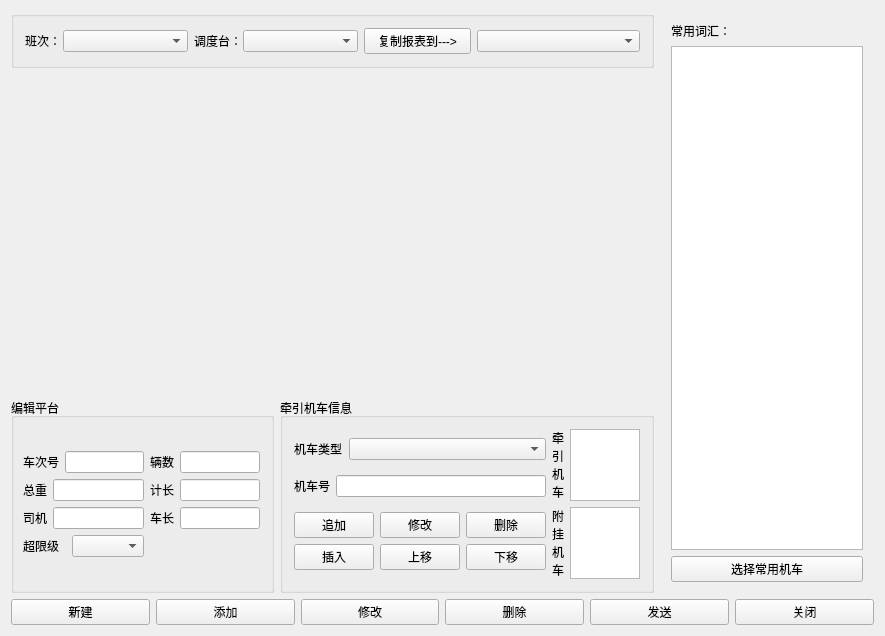
<?xml version="1.0" encoding="UTF-8"?>
<ui version="4.0">
 <class>QuickReportKSKClass</class>
 <widget class="QWidget" name="QuickReportKSKClass">
  <property name="geometry">
   <rect>
    <x>0</x>
    <y>0</y>
    <width>885</width>
    <height>636</height>
   </rect>
  </property>
  <property name="windowTitle">
   <string>QuickReportKSK</string>
  </property>
  <layout class="QVBoxLayout" name="verticalLayout_4">
   <item>
    <layout class="QHBoxLayout" name="horizontalLayout_2" stretch="3,1">
     <item>
      <layout class="QVBoxLayout" name="verticalLayout_3" stretch="0,2,1">
       <item>
        <widget class="QGroupBox" name="groupBox">
         <property name="title">
          <string/>
         </property>
         <layout class="QHBoxLayout" name="horizontalLayout_10">
          <item>
           <layout class="QHBoxLayout" name="horizontalLayout_9">
            <item>
             <layout class="QHBoxLayout" name="horizontalLayout_7">
              <item>
               <widget class="QLabel" name="label_5">
                <property name="maximumSize">
                 <size>
                  <width>32</width>
                  <height>16777215</height>
                 </size>
                </property>
                <property name="text">
                 <string>班次：</string>
                </property>
               </widget>
              </item>
              <item>
               <widget class="QComboBox" name="Shift"/>
              </item>
             </layout>
            </item>
            <item>
             <layout class="QHBoxLayout" name="horizontalLayout_4">
              <item>
               <widget class="QLabel" name="label_2">
                <property name="maximumSize">
                 <size>
                  <width>43</width>
                  <height>16777215</height>
                 </size>
                </property>
                <property name="text">
                 <string>调度台：</string>
                </property>
               </widget>
              </item>
              <item>
               <widget class="QComboBox" name="Dispatchconsole"/>
              </item>
             </layout>
            </item>
            <item>
             <widget class="QPushButton" name="copy">
              <property name="maximumSize">
               <size>
                <width>107</width>
                <height>16777215</height>
               </size>
              </property>
              <property name="text">
               <string>复制报表到---&gt;</string>
              </property>
             </widget>
            </item>
            <item>
             <layout class="QHBoxLayout" name="horizontalLayout_8">
              <item>
               <widget class="QComboBox" name="Copyrepot"/>
              </item>
             </layout>
            </item>
           </layout>
          </item>
         </layout>
        </widget>
       </item>
       <item>
        <layout class="QVBoxLayout" name="verticalLayout" stretch="0">
         <item>
          <widget class="QWidget" name="tablewidget" native="true">
           <layout class="QVBoxLayout" name="verticalLayout_11"/>
          </widget>
         </item>
        </layout>
       </item>
       <item>
        <layout class="QHBoxLayout" name="horizontalLayout" stretch="1,1">
         <item>
          <widget class="QGroupBox" name="groupBox_3">
           <property name="title">
            <string>编辑平台</string>
           </property>
           <layout class="QVBoxLayout" name="verticalLayout_7">
            <property name="leftMargin">
             <number>9</number>
            </property>
            <item>
             <layout class="QHBoxLayout" name="horizontalLayout_17">
              <item>
               <layout class="QVBoxLayout" name="verticalLayout_5">
                <item>
                 <layout class="QHBoxLayout" name="horizontalLayout_11">
                  <item>
                   <widget class="QLabel" name="label_7">
                    <property name="text">
                     <string>车次号</string>
                    </property>
                   </widget>
                  </item>
                  <item>
                   <widget class="QLineEdit" name="TrainId"/>
                  </item>
                 </layout>
                </item>
                <item>
                 <layout class="QHBoxLayout" name="horizontalLayout_13">
                  <item>
                   <widget class="QLabel" name="label_9">
                    <property name="text">
                     <string>总重</string>
                    </property>
                   </widget>
                  </item>
                  <item>
                   <widget class="QLineEdit" name="Totalweight"/>
                  </item>
                 </layout>
                </item>
                <item>
                 <layout class="QHBoxLayout" name="horizontalLayout_15">
                  <item>
                   <widget class="QLabel" name="label_11">
                    <property name="text">
                     <string>司机</string>
                    </property>
                   </widget>
                  </item>
                  <item>
                   <widget class="QLineEdit" name="Driver"/>
                  </item>
                 </layout>
                </item>
                <item>
                 <layout class="QHBoxLayout" name="horizontalLayout_18">
                  <item>
                   <widget class="QLabel" name="label_13">
                    <property name="text">
                     <string>超限级</string>
                    </property>
                   </widget>
                  </item>
                  <item>
                   <widget class="QComboBox" name="overlimit"/>
                  </item>
                 </layout>
                </item>
               </layout>
              </item>
              <item>
               <layout class="QVBoxLayout" name="verticalLayout_6">
                <property name="bottomMargin">
                 <number>28</number>
                </property>
                <item>
                 <layout class="QHBoxLayout" name="horizontalLayout_12">
                  <item>
                   <widget class="QLabel" name="label_8">
                    <property name="text">
                     <string>辆数</string>
                    </property>
                   </widget>
                  </item>
                  <item>
                   <widget class="QLineEdit" name="TrainNumber"/>
                  </item>
                 </layout>
                </item>
                <item>
                 <layout class="QHBoxLayout" name="horizontalLayout_14">
                  <item>
                   <widget class="QLabel" name="label_10">
                    <property name="text">
                     <string>计长</string>
                    </property>
                   </widget>
                  </item>
                  <item>
                   <widget class="QLineEdit" name="Conductor"/>
                  </item>
                 </layout>
                </item>
                <item>
                 <layout class="QHBoxLayout" name="horizontalLayout_16">
                  <item>
                   <widget class="QLabel" name="label_12">
                    <property name="text">
                     <string>车长</string>
                    </property>
                   </widget>
                  </item>
                  <item>
                   <widget class="QLineEdit" name="lineEdit_6"/>
                  </item>
                 </layout>
                </item>
               </layout>
              </item>
             </layout>
            </item>
           </layout>
          </widget>
         </item>
         <item>
          <widget class="QGroupBox" name="groupBox_2">
           <property name="title">
            <string>牵引机车信息</string>
           </property>
           <layout class="QHBoxLayout" name="horizontalLayout_25">
            <item>
             <layout class="QVBoxLayout" name="verticalLayout_9">
              <item>
               <layout class="QHBoxLayout" name="horizontalLayout_19" stretch="1,4">
                <item>
                 <widget class="QLabel" name="label_18">
                  <property name="text">
                   <string>机车类型</string>
                  </property>
                 </widget>
                </item>
                <item>
                 <widget class="QComboBox" name="TrainType"/>
                </item>
               </layout>
              </item>
              <item>
               <layout class="QHBoxLayout" name="horizontalLayout_20">
                <item>
                 <widget class="QLabel" name="label_15">
                  <property name="text">
                   <string>机车号</string>
                  </property>
                 </widget>
                </item>
                <item>
                 <widget class="QLineEdit" name="Locomotivenumber"/>
                </item>
               </layout>
              </item>
              <item>
               <layout class="QVBoxLayout" name="verticalLayout_8">
                <item>
                 <layout class="QHBoxLayout" name="horizontalLayout_21">
                  <item>
                   <widget class="QPushButton" name="add_2">
                    <property name="text">
                     <string>追加</string>
                    </property>
                   </widget>
                  </item>
                  <item>
                   <widget class="QPushButton" name="edit_2">
                    <property name="text">
                     <string>修改</string>
                    </property>
                   </widget>
                  </item>
                  <item>
                   <widget class="QPushButton" name="del_2">
                    <property name="text">
                     <string>删除</string>
                    </property>
                   </widget>
                  </item>
                 </layout>
                </item>
                <item>
                 <layout class="QHBoxLayout" name="horizontalLayout_22">
                  <item>
                   <widget class="QPushButton" name="inster">
                    <property name="text">
                     <string>插入</string>
                    </property>
                   </widget>
                  </item>
                  <item>
                   <widget class="QPushButton" name="Up">
                    <property name="text">
                     <string>上移</string>
                    </property>
                   </widget>
                  </item>
                  <item>
                   <widget class="QPushButton" name="Down">
                    <property name="text">
                     <string>下移</string>
                    </property>
                   </widget>
                  </item>
                 </layout>
                </item>
               </layout>
              </item>
             </layout>
            </item>
            <item>
             <layout class="QVBoxLayout" name="verticalLayout_10">
              <item>
               <layout class="QHBoxLayout" name="horizontalLayout_24">
                <item>
                 <widget class="QLabel" name="label_16">
                  <property name="styleSheet">
                   <string notr="true">writing-mode: vertical-lr;</string>
                  </property>
                  <property name="text">
                   <string>牵
引
机
车</string>
                  </property>
                 </widget>
                </item>
                <item>
                 <widget class="QTextBrowser" name="Traction"/>
                </item>
               </layout>
              </item>
              <item>
               <layout class="QHBoxLayout" name="horizontalLayout_23">
                <item>
                 <widget class="QLabel" name="label_17">
                  <property name="styleSheet">
                   <string notr="true">writing-mode: vertical-lr;</string>
                  </property>
                  <property name="text">
                   <string>附
挂
机
车</string>
                  </property>
                 </widget>
                </item>
                <item>
                 <widget class="QTextBrowser" name="Attached"/>
                </item>
               </layout>
              </item>
             </layout>
            </item>
           </layout>
          </widget>
         </item>
        </layout>
       </item>
      </layout>
     </item>
     <item>
      <widget class="QWidget" name="widget_2" native="true">
       <layout class="QVBoxLayout" name="verticalLayout_2">
        <item>
         <widget class="QLabel" name="label">
          <property name="text">
           <string>常用词汇：</string>
          </property>
         </widget>
        </item>
        <item>
         <widget class="QPlainTextEdit" name="Commonwords"/>
        </item>
        <item>
         <widget class="QPushButton" name="Choose">
          <property name="maximumSize">
           <size>
            <width>196</width>
            <height>16777215</height>
           </size>
          </property>
          <property name="text">
           <string>选择常用机车</string>
          </property>
         </widget>
        </item>
       </layout>
      </widget>
     </item>
    </layout>
   </item>
   <item>
    <layout class="QHBoxLayout" name="horizontalLayout_3">
     <item>
      <widget class="QPushButton" name="newconstruction">
       <property name="text">
        <string>新建</string>
       </property>
      </widget>
     </item>
     <item>
      <widget class="QPushButton" name="add">
       <property name="text">
        <string>添加</string>
       </property>
      </widget>
     </item>
     <item>
      <widget class="QPushButton" name="edit">
       <property name="text">
        <string>修改</string>
       </property>
      </widget>
     </item>
     <item>
      <widget class="QPushButton" name="del">
       <property name="text">
        <string>删除</string>
       </property>
      </widget>
     </item>
     <item>
      <widget class="QPushButton" name="send">
       <property name="text">
        <string>发送</string>
       </property>
      </widget>
     </item>
     <item>
      <widget class="QPushButton" name="close">
       <property name="text">
        <string>关闭</string>
       </property>
      </widget>
     </item>
    </layout>
   </item>
  </layout>
 </widget>
 <layoutdefault spacing="6" margin="11"/>
 <resources/>
 <connections/>
</ui>
